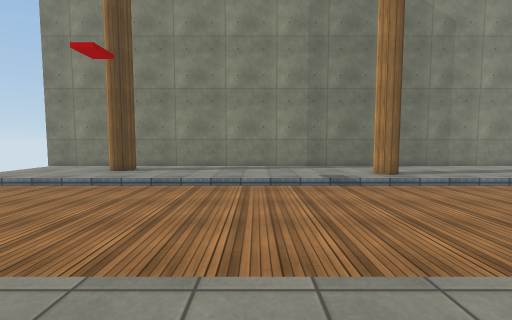
View 1 (above)

18 first-person views from a walk through a 3-D level made in the Unity game engine. The camera is 1.2 m above the floor, tilts 4° down and sees 90° across. The floor is counted in squares, 1 m on a side. Each view is taken from the middle of a square. On the plan, view 1 faces up. The plan holds only what a view shows up to about 12 squares ahead; the rest is blank. The place goes on beyond the plan. Surface patterns are stand-ins for the level's own textures.

View 2
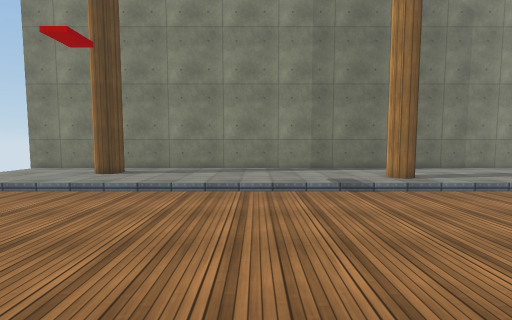

View 3
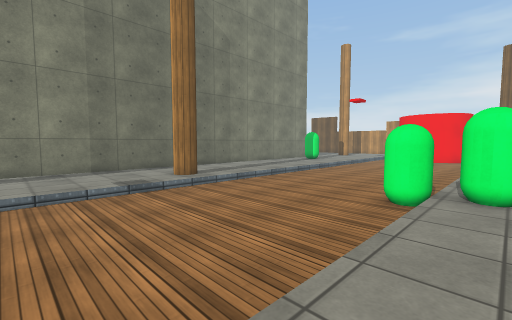

View 4
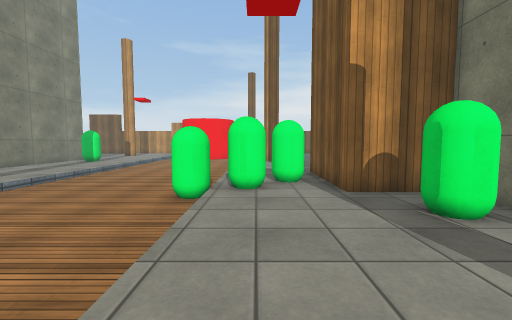

View 5
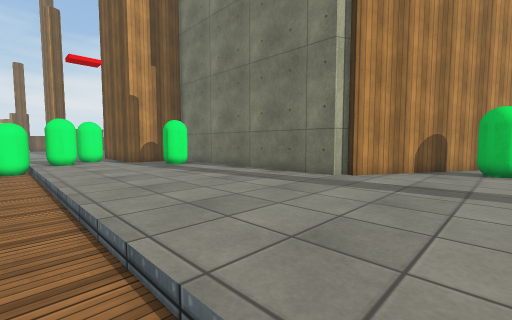

View 6
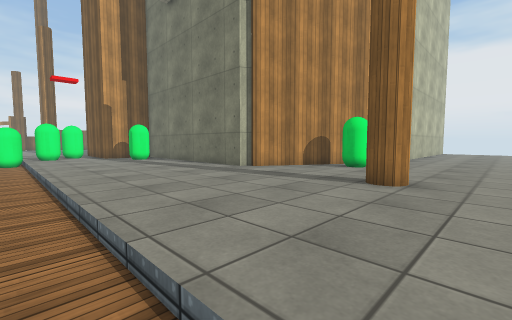

View 7
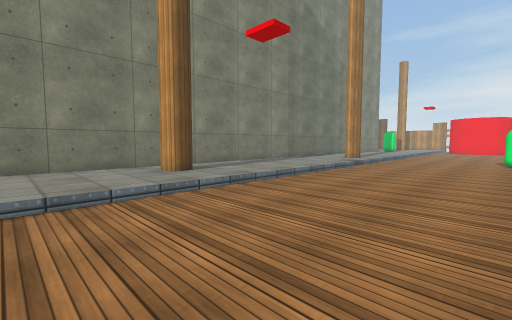

View 8
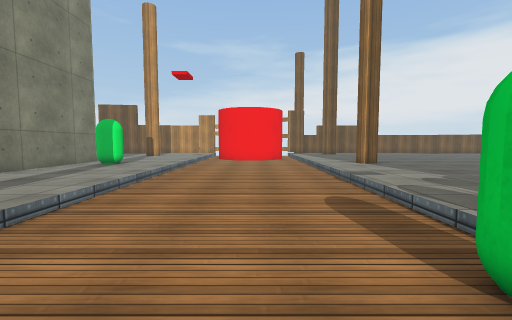

View 9
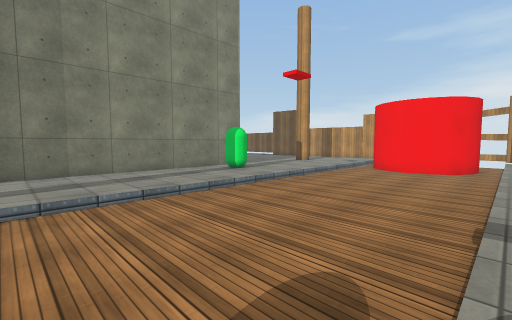

View 10
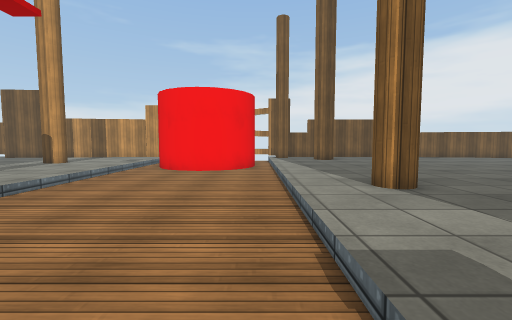

View 11
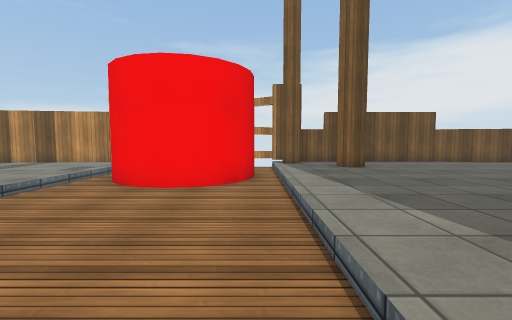

View 12
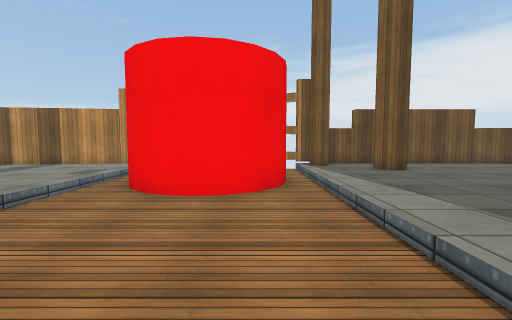

View 13
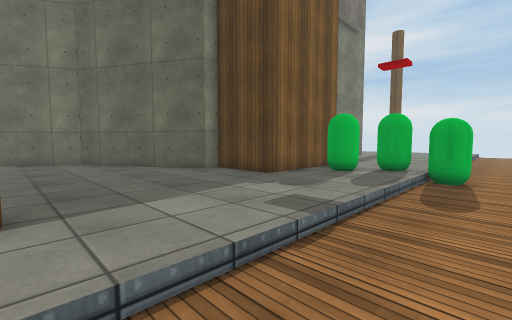

View 14
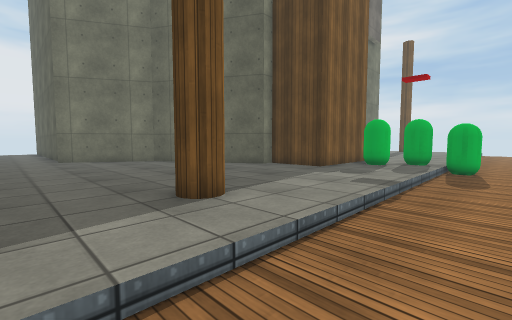

View 15
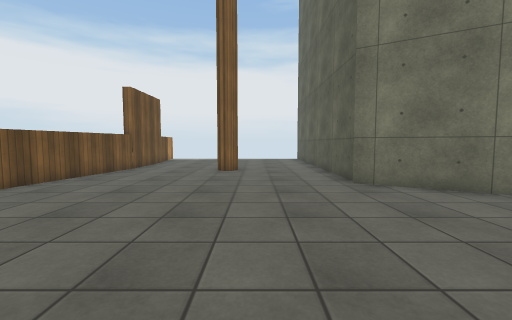

View 16
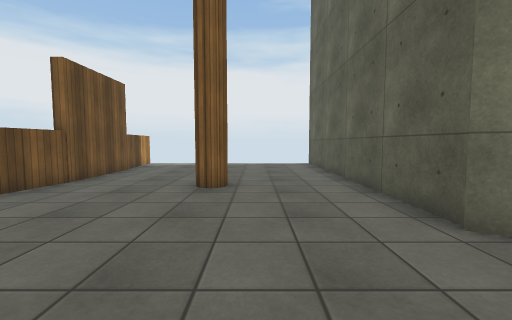

View 17
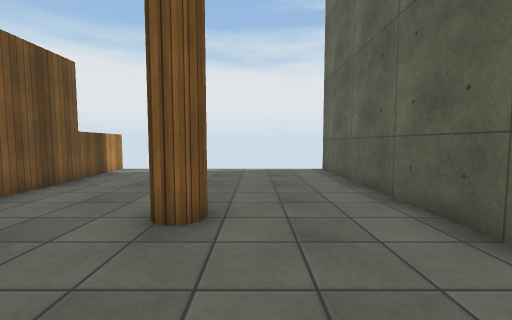

View 18
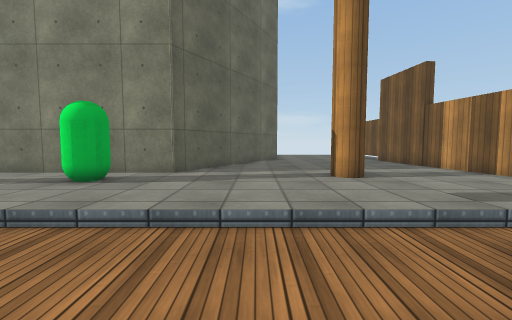

### Floor plan
Key: @ floor where view 1 was taken; # wall or solid block; . main floor; - floor 0.25 m lower than the main floor; / step, stairs or slope; C green capsule.
Columns run from 10 left of view 1 to 27 right of it. Each row starts with its distance up from view 1.
 16                              #.... .##
 15                             ##.... ..#
 14                             #........#
 13 #############################........#
 12 ..........................C..........#
 11 ....#.....................C..........#
 10 ...............#.....................#
  9 .....................................
  8 -----------------------------------
  7 --------------------------------##
  6 --------------------------------#
  5 --------------------------------#
  4  -------------------------------##
  3 - --------------CC---------------##
  2 /////////////////C//////////////////##
  1 ................CC..................##
  0 ..........@.......C..................#
 -1 ................#####..............#.#
 -2 ..............CC#   #................#
 -3 ..#...........CC#   #................#
 -4 .......##########   ##...............#
 -5 .......#             ##..............#
 -6 ... C.##              #..............#
 -7 ... C##               ##.............#
 -8 .... #                 #.............#
 -9 ....                   ###...........#
-10 ....                     ###........##
-11 ....                       #........#
-12 ...                        #........#
-13 ..                         #........#
-14                            #...#....#
-15                            #........#
-16                            #........#
-17                            #.... ...#
-18                            #.... ...#
-19                            #........#

Where each view was taken, in squares from view 1:
view 1: 0 up, 0 right, facing up
view 2: 1 up, 0 right, facing up
view 3: 1 up, 0 right, facing up-right
view 4: 1 up, 0 right, facing right
view 5: 3 up, 6 left, facing down-right
view 6: 3 up, 10 left, facing down-right
view 7: 3 up, 10 left, facing up-right
view 8: 5 up, 5 right, facing right
view 9: 2 up, 8 right, facing up-right
view 10: 3 up, 11 right, facing right
view 11: 3 up, 15 right, facing right
view 12: 4 up, 16 right, facing right
view 13: 4 up, 16 right, facing down-left
view 14: 4 up, 19 right, facing down-left
view 15: 3 down, 20 right, facing down
view 16: 7 down, 20 right, facing down
view 17: 10 down, 20 right, facing down
view 18: 5 up, 20 right, facing up
